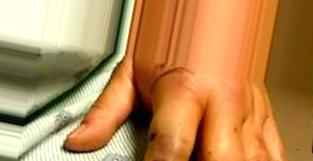
#> input picture data/geo_data/categories/cytotoxic/aug_0_100.jpg, 313 x 161 px
$ python -i snakebite_morphology.py   (imports and definitions only)
#> lines starting #> are read from the running program, lines starting #| are printed output that depends on the picture; after the words box and inside, x2 and y2 are one past the last pixel; in counts of white or black regions, pixels touching at a corner belong together
#> further down, picture is the input picture: PIL image 313x161 RGB; mean R, G, B 186.8, 138.5, 84.6
"""
Geometry hints for snakebite wound crops (not a clinical diagnosis).

``tooth_row_score`` — high values suggest many distinct bright puncture-like foci
along an arc (typical non-venomous tooth rows). Empirically ~>1.55 separates
known U-shaped tooth rows from typical two-fang bleeds in this dataset.
"""

from __future__ import annotations

from typing import Any

import numpy as np
from PIL import Image


def scattered_blood_fraction(pil_img: Image.Image, size: int = 200) -> float:
    a = np.asarray(pil_img.convert("RGB").resize((size, size)), dtype=np.float32)
    r, g, b = a[..., 0], a[..., 1], a[..., 2]
    mask = (r > 85.0) & (r > g + 18.0) & (r > b + 15.0)
    return float(mask.mean())


def necrosis_dark_fraction(pil_img: Image.Image, size: int = 128) -> float:
    g = np.asarray(pil_img.convert("L").resize((size, size)), dtype=np.float64)
    return float((g < 52.0).mean())


def tooth_row_score(pil_img: Image.Image, size: int = 256) -> float:
    """
    Local maxima of strict blood-colored pixels, normalized by sqrt(blood pixel count).
    High scores ≈ many separate puncture foci (tooth row); low ≈ one or two blobs.
    """
#> called with size = 256
    try:
        from scipy import ndimage
    except ImportError:
        return 0.0

    a = np.asarray(pil_img.convert("RGB").resize((size, size)), dtype=np.float64)
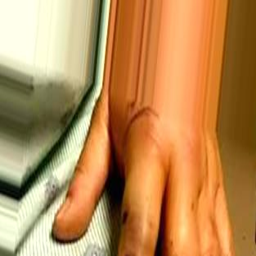
#> a: shape (256, 256, 3) float64; mean R, G, B 186.8, 138.5, 84.7
    r, g, b = a[..., 0], a[..., 1], a[..., 2]
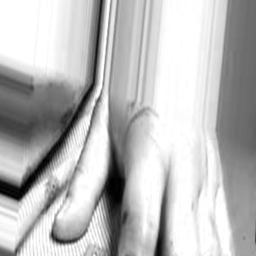
#> r: shape (256, 256) float64; min 0, max 255, mean 186.8
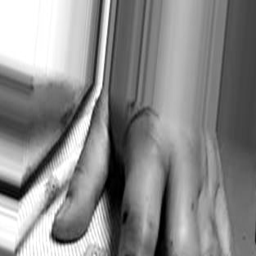
#> g: shape (256, 256) float64; min 0, max 255, mean 138.5
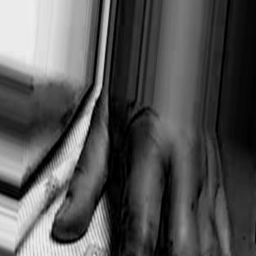
#> b: shape (256, 256) float64; min 0, max 238, mean 84.7
    cond = (r > 105.0) & (r > g + 28.0) & (r > b + 22.0)
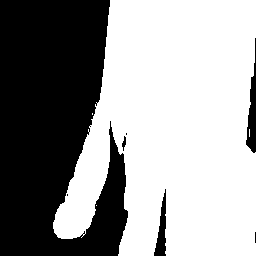
#> cond: shape (256, 256) bool; 59.8% white; 7 black regions (3 under 20 px), largest, box (x1, y1, x2, y2) and area: (0, 0, 128, 256) 25299, (246, 38, 256, 153) 575, (154, 189, 166, 256) 413, (122, 136, 126, 151) 33
    r2 = np.where(cond, r, 0.0)
    rf = ndimage.gaussian_filter(r2, 1.0)
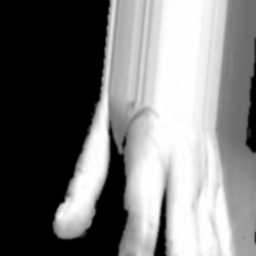
#> rf: shape (256, 256) float64; min 0, max 255, mean 121.1
    mx = ndimage.maximum_filter(rf, size=5)
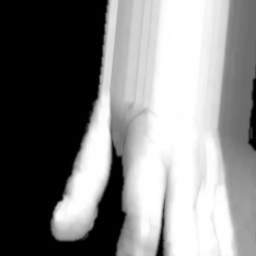
#> mx: shape (256, 256) float64; min 0, max 255, mean 130.4
    p120 = float(((rf == mx) & (rf > 120.0) & cond).sum())
#> p120 = 269
    nb = float(cond.sum()) + 1e-6
#> nb = 39201
    return float(p120 / np.sqrt(nb))


# Above this, prefer non-venomous over hemotoxic/neuro CLIP (calibrated on project samples)
TOOTH_ROW_SCORE_THRESHOLD = 1.55


def morphology_bite_pattern(pil_img: Image.Image) -> tuple[str, dict[str, Any]]:
    """Backward-compatible: ``many_small_teeth`` if tooth_row_score is high."""
    s = tooth_row_score(pil_img)
    if s >= TOOTH_ROW_SCORE_THRESHOLD:
        return "many_small_teeth", {"tooth_row_score": round(s, 3)}
    if s <= 0.65:
        return "paired_or_few", {"tooth_row_score": round(s, 3)}
    return "ambiguous", {"tooth_row_score": round(s, 3)}

>>> from PIL import Image
>>> picture = Image.open('../../data/geo_data/categories/cytotoxic/aug_0_100.jpg')
>>> result = tooth_row_score(picture)
#> result = 1.36

$ run again, on data/geo_data/categories/cytotoxic/aug_0_2173.jpg
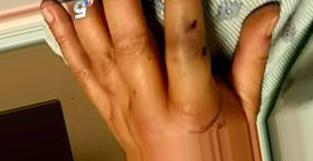
#> input picture data/geo_data/categories/cytotoxic/aug_0_2173.jpg, 313 x 161 px
#> picture is the input picture: PIL image 313x161 RGB; mean R, G, B 150.7, 104.7, 61.7
#> in tooth_row_score, `cond = (r > 105.0) & (r > g + 28.0) & (r > b + 22.0)`:
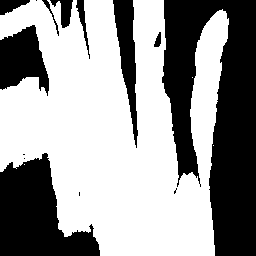
#> cond: shape (256, 256) bool; 60.1% white; 14 black regions (5 under 20 px), largest, box (x1, y1, x2, y2) and area: (162, 0, 256, 256) 15141, (0, 153, 100, 256) 6145, (0, 25, 49, 96) 2212
#> in tooth_row_score, `mx = ndimage.maximum_filter(rf, size=5)`:
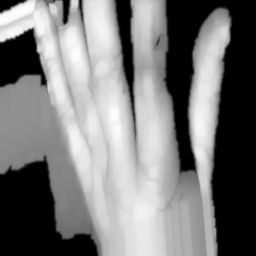
#> mx: shape (256, 256) float64; min 0, max 252.9, mean 122.7
#> p120 = 173
#> nb = 39361
#> result = 0.872

$ run again, on data/geo_data/categories/cytotoxic/aug_0_2247.jpg
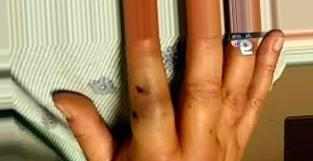
#> input picture data/geo_data/categories/cytotoxic/aug_0_2247.jpg, 313 x 161 px
#> picture is the input picture: PIL image 313x161 RGB; mean R, G, B 168.3, 132.2, 92.3
#> in tooth_row_score, `cond = (r > 105.0) & (r > g + 28.0) & (r > b + 22.0)`:
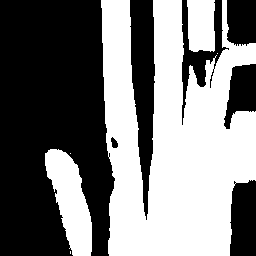
#> cond: shape (256, 256) bool; 48.2% white; 6 white regions (3 under 20 px), largest, box (x1, y1, x2, y2) and area: (101, 0, 256, 256) 27333, (45, 149, 92, 256) 2903, (187, 0, 215, 52) 1352
#> in tooth_row_score, `mx = ndimage.maximum_filter(rf, size=5)`:
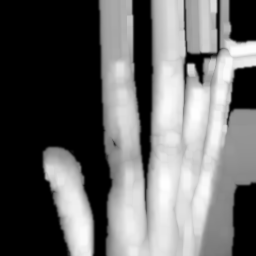
#> mx: shape (256, 256) float64; min 0, max 254.5, mean 103.5
#> p120 = 153
#> nb = 31593
#> result = 0.861

$ run again, on data/geo_data/categories/cytotoxic/aug_0_2499.jpg
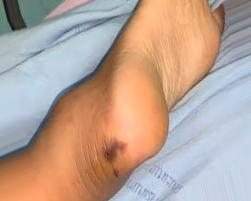
#> input picture data/geo_data/categories/cytotoxic/aug_0_2499.jpg, 251 x 201 px
#> picture is the input picture: PIL image 251x201 RGB; mean R, G, B 187.8, 164.6, 151.3
#> cond: shape (256, 256) bool; 44.8% white; 2 white regions, box (x1, y1, x2, y2) and area: (0, 0, 228, 256) 29201, (61, 0, 87, 14) 159
#> in tooth_row_score, `mx = ndimage.maximum_filter(rf, size=5)`:
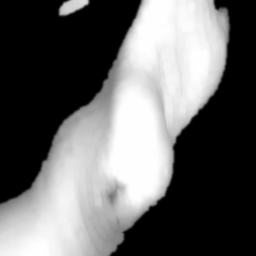
#> mx: shape (256, 256) float64; min 0, max 255, mean 102.6
#> p120 = 135
#> nb = 29360
#> result = 0.788
